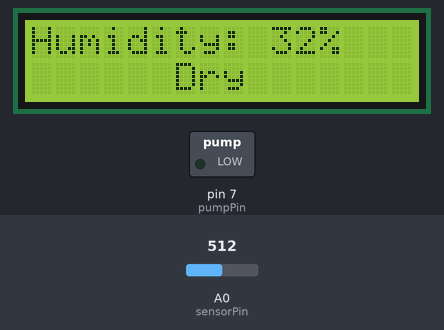
A sketch run on a simulated Arduino Uno, built with avr-gcc and run on an emulated ATmega328P. On the bench: 16×2 character LCD, switched loads named in the sketch (green lamp = pin HIGH). The inputs (shaded band) are chosen by the test bench; at power-on: A0 (sensorPin) = 512. What the sketch prints to the serial monitor is not drawn.

Above: at 1.2 s.
1.3 s: A0 (sensorPin) set to 493
At 6.5 s:
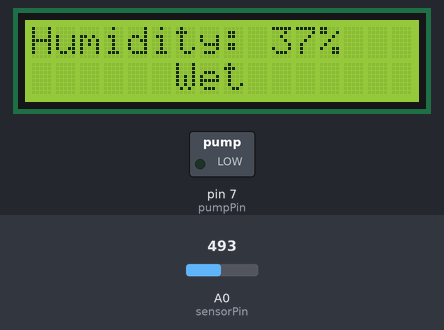
7.3 s: A0 (sensorPin) set to 404
At 11.2 s:
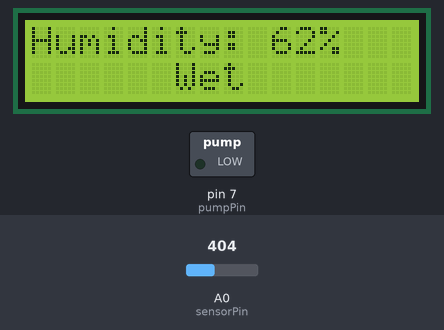
13.3 s: A0 (sensorPin) set to 376
At 15.9 s:
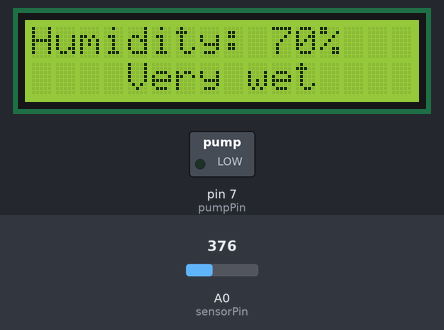
19.3 s: A0 (sensorPin) set to 580
At 20.6 s:
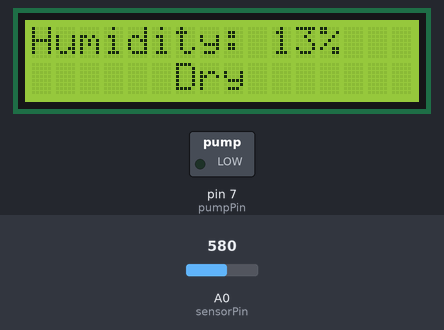
25.3 s: A0 (sensorPin) set to 608
At 31.0 s:
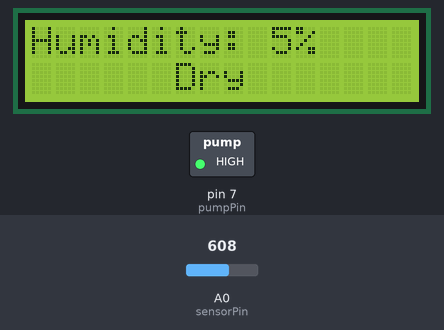
32.7 s: A0 (sensorPin) set to 511
At 36.6 s:
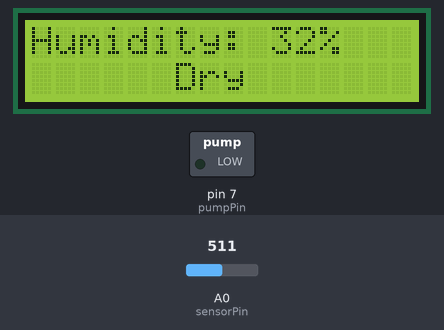
Timing chart, 0 to 38.1 s (numbered marks = the images above; inputs shaded):
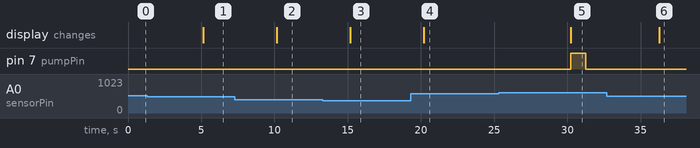

The sketch:

main.ino
```cpp
#include <Wire.h>
#include <LiquidCrystal_I2C.h>

LiquidCrystal_I2C lcd(0x27, 16, 2);

const int sensorPin = A0; // A0
const int pumpPin = 7; // D7

const int AIR_VAL = 628; // change to the value measured in the air
const int WATER_VAL = 270; // change to the value measured in the water

const int threshold = 10; // threshold to trigger pump
const int duration = 1000; // pump duration in milliseconds

int percentage = 0;

void setup() {
  initLcd();

  Serial.begin(9600);
  pinMode(sensorPin, INPUT);
  pinMode(pumpPin, OUTPUT);
}

void loop() {
  displayVal();

  if (percentage < threshold) {
    // pump for [duration] ms
    digitalWrite(pumpPin, HIGH);
    delay(duration);
    digitalWrite(pumpPin, LOW);
  } else {
    digitalWrite(pumpPin, LOW);
  }

  delay(5000);
}

void initLcd() {
  lcd.init();
  lcd.backlight();
  lcd.setCursor(0,0);
  lcd.print("Humidity:");
}

void displayVal() {
  int input = analogRead(sensorPin);
  Serial.println(input);
  percentage = map(input, AIR_VAL, WATER_VAL, 0, 100);
  Serial.println(percentage);

  if (percentage < 0) {
    percentage = 0;
  }

  lcd.setCursor(10,0);
  lcd.print("    ");
  char output[4];
  sprintf(output, "%d%%", percentage);
  lcd.setCursor(10,0);
  lcd.print(output);

  lcd.setCursor(0,1);
  if (percentage >= 0 && percentage < 33) {
    lcd.print("      Dry       ");
  } else if (percentage >= 33 && percentage < 66) {
    lcd.print("      Wet       ");
  } else if (percentage >= 66 && percentage <= 100) {
    lcd.print("    Very wet    ");
  }
}
```

Measured:
- the behaviour switches between 510 and 509 on A0 (sensorPin) (found by bisection; images 0 and 1)
- the behaviour switches between 392 and 391 on A0 (sensorPin) (found by bisection; images 2 and 3)
- the behaviour switches between 592 and 593 on A0 (sensorPin) (found by bisection; images 4 and 5)
- after the input at 1.3 s, the display: changes after 3.8 s (image 1)
- after the input at 7.3 s, the display: changes after 2.8 s (image 2)
- after the input at 13.3 s, the display: changes after 1.9 s (image 3)
- after the input at 19.3 s, the display: changes after 0.89 s (image 4)
- after the input at 25.3 s, pin 7 (pumpPin): LOW → HIGH after 4.9 s, → LOW 1.0 s later; the display: changes after 4.9 s (image 5)
- after the input at 32.7 s, pin 7 (pumpPin): stays LOW (without the input it goes to HIGH after 3.6 s); the display: changes after 3.6 s (image 6)
